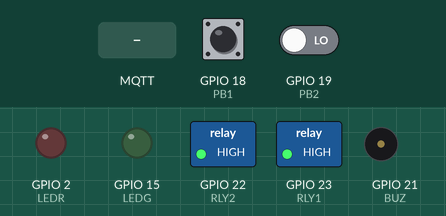
A sketch run on a simulated ESP32. Parts: switched loads named in the sketch (green lamp = pin HIGH), output pins drawn as LEDs (lit = HIGH), buzzer (waves = sounding, pin HIGH). Inputs (shaded band) come from the test bench; at power-on: GPIO 18 (PB1) HIGH, GPIO 19 (PB2) LOW. WiFi joins after 1.5 s; servers stay silent unless stated; no MQTT or app messages arrive unless stated; what the sketch prints to the serial monitor is not drawn.

Above: at 2.7 s.
2.8 s: MQTT message "ledr_1" arrives on the first subscribed topic
At 3.6 s:
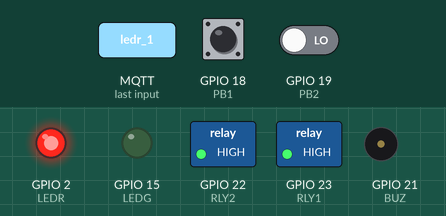
4.3 s: MQTT message "ledg_1" arrives on the first subscribed topic
At 4.7 s:
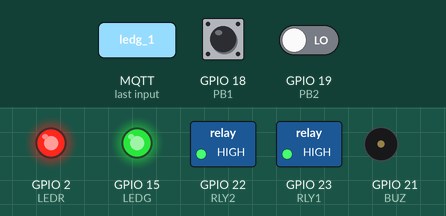
5.8 s: MQTT message "rly1_1" arrives on the first subscribed topic
At 7.0 s:
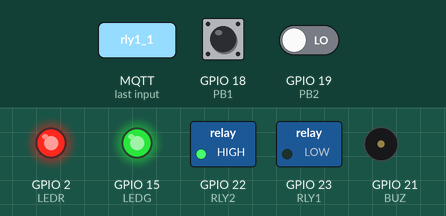
7.3 s: MQTT message "ledr_0" arrives on the second subscribed topic
At 8.2 s:
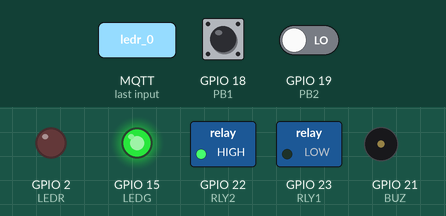
8.8 s: MQTT message "ledg_0" arrives on the second subscribed topic
At 9.3 s:
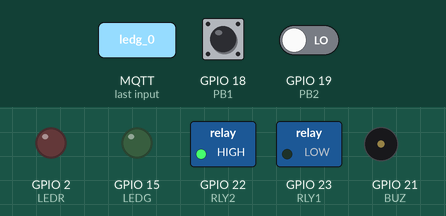
10.3 s: MQTT message "rly1_0" arrives on the second subscribed topic
At 11.7 s:
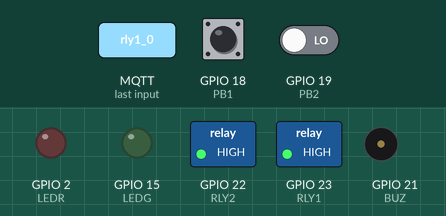
Timing chart, 0 to 12.8 s (numbered marks = the images above; inputs shaded):
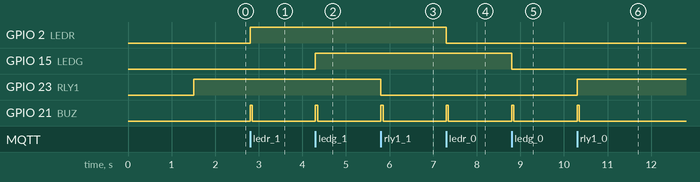

Measured:
- after the input at 2.8 s, GPIO 2 (LEDR): LOW → HIGH at once; GPIO 21 (BUZ): LOW → HIGH at once, → LOW 0.05 s later
- after the input at 4.3 s, GPIO 15 (LEDG): LOW → HIGH at once; GPIO 21 (BUZ): LOW → HIGH at once, → LOW 0.05 s later
- after the input at 5.8 s, GPIO 23 (RLY1): HIGH → LOW at once; GPIO 21 (BUZ): LOW → HIGH at once, → LOW 0.05 s later
- after the input at 7.3 s, GPIO 2 (LEDR): HIGH → LOW at once; GPIO 21 (BUZ): LOW → HIGH at once, → LOW 0.05 s later
- after the input at 8.8 s, GPIO 15 (LEDG): HIGH → LOW at once; GPIO 21 (BUZ): LOW → HIGH at once, → LOW 0.05 s later
- after the input at 10.3 s, GPIO 23 (RLY1): LOW → HIGH at once; GPIO 21 (BUZ): LOW → HIGH at once, → LOW 0.05 s later

The sketch:

NoServer_NodeRED_ReadInput.ino
```cpp
#include <WiFi.h>
#include <WiFiClient.h>        // use plain TCP
#include <PubSubClient.h>

#define LEDR 2
#define LEDG 15
#define RLY1 23
#define RLY2 22
#define BUZ  21
#define PB1  18
#define PB2  19

// ==== WiFi credentials ====
const char* ssid        = "YOUR_SSID";
const char* password    = "YOUR_PW";

// ==== Mosquitto local broker ====
const char* mqtt_server = "LOCAL_SERVER_IP";   // your PC/RPi IP
const int   mqtt_port   = 1883;              // default Mosquitto port
// If allow_anonymous true → leave empty strings
const char* mqtt_user   = "";
const char* mqtt_pass   = "";

WiFiClient espClient;        // plain WiFi client
PubSubClient client(espClient);

void beep(int bil, int tempoh)
{ for(int i=0;i<bil;i++)
  { digitalWrite(BUZ,HIGH); delay(tempoh);
    digitalWrite(BUZ,LOW);  delay(tempoh);
  }
}

void setup_wifi()
{ Serial.print("Connecting to ");
  Serial.println(ssid);

  WiFi.begin(ssid, password);
  while (WiFi.status() != WL_CONNECTED)
  { delay(500);
    Serial.print(".");
  }
  Serial.println("\nWiFi connected");
  Serial.print("IP address: ");
  Serial.println(WiFi.localIP());
}

void callback(char* topic, byte* payload, unsigned int length)
{ String msg = "";
  for (int i = 0; i < length; i++)
    msg += (char)payload[i];

  Serial.print("Message arrived [");
  Serial.print(topic);
  Serial.print("]: ");
  Serial.println(msg);

  if (msg == "ledr_1") digitalWrite(LEDR, HIGH);
  if (msg == "ledr_0") digitalWrite(LEDR, LOW);
  if (msg == "ledg_1") digitalWrite(LEDG, HIGH);
  if (msg == "ledg_0") digitalWrite(LEDG, LOW);

  if (msg == "rly1_1") digitalWrite(RLY1, LOW);
  if (msg == "rly1_0") digitalWrite(RLY1, HIGH);
  if (msg == "rly2_1") digitalWrite(RLY2, LOW);
  if (msg == "rly2_0") digitalWrite(RLY2, HIGH);

  beep(1,50);
}

void reconnect()
{ while (!client.connected())
  { Serial.print("Attempting MQTT connection...");
    // anonymous
    if (client.connect("ESPClient"))
    { Serial.println("connected");
      client.subscribe("aim/LedControl");
      client.subscribe("aim/RlyControl");
    }
    else
    { Serial.print("failed, rc=");
      Serial.print(client.state());
      Serial.println(" try again in 5 seconds");
      delay(5000);
    }
  }
}

void setup()
{ Serial.begin(115200);
  setup_wifi();

  client.setServer(mqtt_server, mqtt_port);
  client.setCallback(callback);

  pinMode(LEDR,OUTPUT);  digitalWrite(LEDR,LOW);
  pinMode(LEDG,OUTPUT);  digitalWrite(LEDG,LOW);

  pinMode(RLY1,OUTPUT);  digitalWrite(RLY1,HIGH);
  pinMode(RLY2,OUTPUT);  digitalWrite(RLY2,HIGH);
  pinMode(BUZ,OUTPUT);

  pinMode(PB1,INPUT_PULLUP);
  pinMode(PB2,INPUT_PULLDOWN);
}

// Track previous states
static int lastPB1 = HIGH;
static int lastPB2 = LOW;

void loop()
{ if (!client.connected())
    reconnect();
  client.loop();

  int pb1 = digitalRead(PB1);
  int pb2 = digitalRead(PB2);

  // Button 1 logic
  if(pb1 == LOW && lastPB1 == HIGH) client.publish("aim/Button1Status","Button 1 pressed");
  if(pb1 == HIGH && lastPB1 == LOW) client.publish("aim/Button1Status","Button 1 idle");
  lastPB1 = pb1;

  // Button 2 logic
  if(pb2 == HIGH && lastPB2 == LOW) client.publish("aim/Button2Status","Button 2 pressed");
  if(pb2 == LOW && lastPB2 == HIGH) client.publish("aim/Button2Status","Button 2 idle");
  lastPB2 = pb2;
}
```
